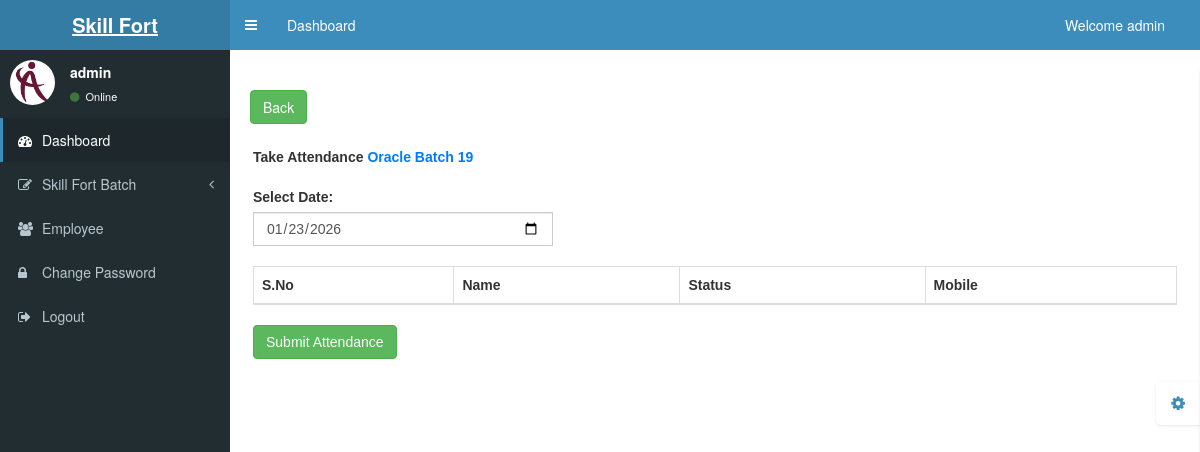
Page /takeAttendance.php?class_name=Oracle+Batch+19&id=46 (signed in) on the earlier database version.
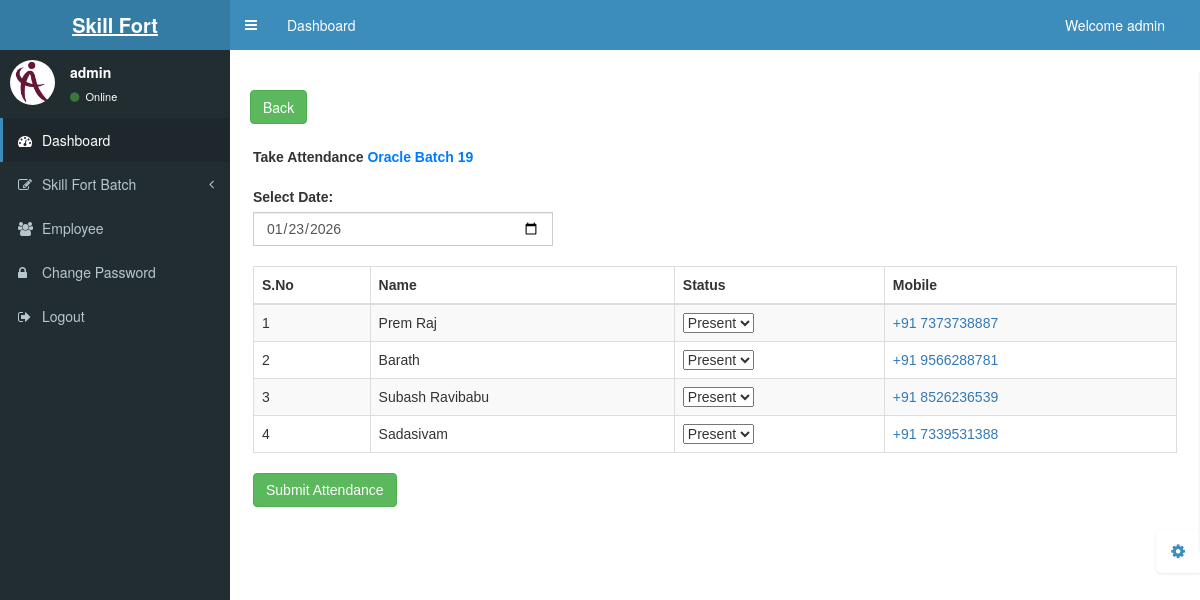
Same page on the later database version.
### tables this page shows
CREATE TABLE `student` (
  `id` int(11) NOT NULL,
  `studentId` varchar(200) NOT NULL,
  `studentName` varchar(200) NOT NULL,
  `mobile` varchar(200) NOT NULL,
  `gmail` varchar(200) NOT NULL,
  `referBy` varchar(200) NOT NULL,
  `description` text NOT NULL,
  `course` varchar(200) NOT NULL,
  `class_name` varchar(200) NOT NULL,
  `class_time` varchar(200) NOT NULL,
  `start_date` varchar(200) NOT NULL,
  `whatsappLink` varchar(200) NOT NULL,
  `date` timestamp NOT NULL DEFAULT current_timestamp() ON UPDATE current_timestamp(),
  `join_date` varchar(200) NOT NULL,
  `leave_date` varchar(200) NOT NULL,
  `action` varchar(500) NOT NULL,
  `deleteReason` text NOT NULL,
  `end_date` varchar(200) NOT NULL
);

### takeAttendance.php (the view, shortened to what this page needs)
<?php include('header.php') ?>
<?php
$today = date('Y-m-d');
?>
<?php
$class_name = $_GET["class_name"];
if (isset($_GET['id'])) {
    $id = $_GET['id'];
}
?>
<div class="content-wrapper">
    <div class="container-table">
        <br>
        <div class="d-flex flex-wrap justify-content-end mb-3 gap-2">
            <a href="studentDetails.php?id=<?php echo $id; ?>"><button class="btn btn-success me-2 mb-2">Back</button></a>
        </div>
        <?php
        $result = mysqli_query($conn, "SELECT * FROM `student` WHERE `class_name`='$class_name' and `action`='Active' ORDER BY `id` DESC");
        while ($row_result = mysqli_fetch_array($result)) {
            $class_name = $row_result['class_name'];
        }
        ?>
        <div class="classList" style="margin: 3px;">
            <div class="container-ClassList">
                <br>
                <b>
                    Take Attendance <span style="color: #007bff;"><?php echo $class_name; ?></span>
                </b>
                <br><br>
                <form method="POST" action="submitAttendance.php">
                    <div class="mb-3" style="width: 300px;margin-bottom: 20px;">
                        <label for="date" class="form-label">Select Date:</label>
                        <input type="date" name="date" id="date" class="form-control" value="<?php echo $today; ?>" required>
                    </div>
                    <div class="table-responsive">
                        <table class="table table-bordered table-striped" id="bootstrapdatatable02">
                            <thead class="table-dark">
                                <tr>
                                    <th>S.No</th>
                                    <th>Name</th>
                                    <th>Status</th>
                                    <th>Mobile</th>
                                </tr>
                            </thead>
                            <tbody>
                                <?php
                                $slno = 0;
                                $result = mysqli_query($conn, "SELECT * FROM `student` WHERE `class_name`='$class_name' AND `action`='Active' ORDER BY `id` DESC");
                                while ($row_result = mysqli_fetch_array($result)) {
                                    $slno++;
                                    $studentId = $row_result['id'];
                                    $studentName = $row_result['studentName'];
                                    $mobile = $row_result['mobile'];
                                ?>
                                    <tr>
                                        <td><?php echo $slno; ?></td>
                                        <td><?php echo $studentName; ?></td>
                                        <td>
                                            <select name="status[<?php echo $studentId; ?>]" class="form-select attendance-status">
                                                <option value="Present" selected>Present</option>
                                            </select>
                                        </td>
                                        <td>
                                            <a href="tel:+91<?php echo $mobile; ?>">+91 <?php echo $mobile; ?></a>
                                        </td>
                                    </tr>
                                <?php } ?>
                            </tbody>
                        </table>
                    </div>
                    <button type="submit" class="btn btn-success">Submit Attendance</button>
                </form>
            </div>
        </div>
    </div>
</div>
<?php include('footer.php') ?>

Differences in the rows shown:
added student: class_name "Oracle Batch 19", studentName "Sadasivam", id "Present", mobile "7339531388"
added student: studentName "Prem Raj", id "Present", mobile "7373738887"
added student: studentName "Barath", id "Present", mobile "9566288781"
added student: studentName "Subash Ravibabu", id "Present", mobile "8526236539"
Other differences:
$class_name: "Oracle Batch 19" → (not shown)
